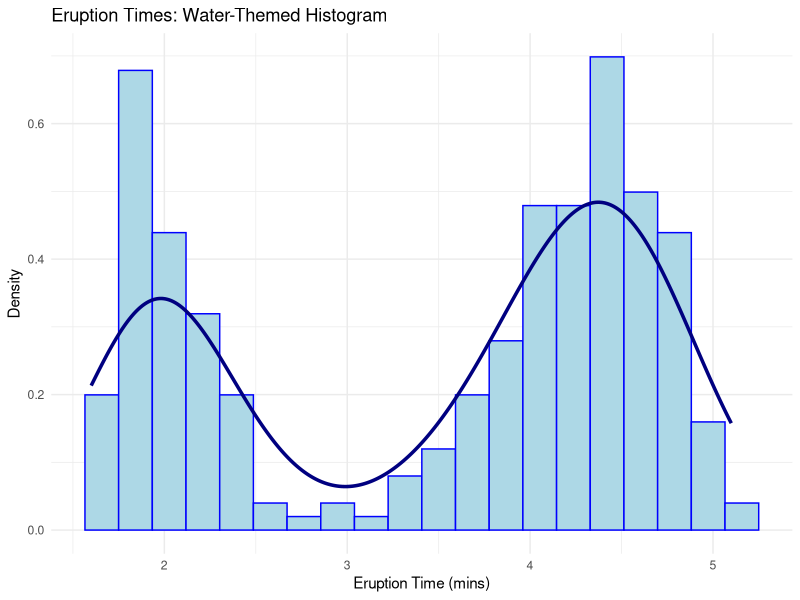
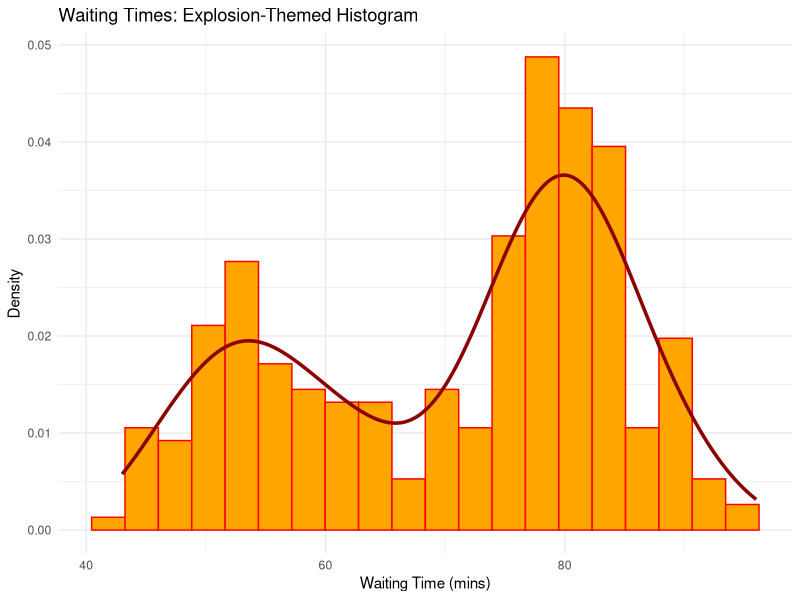
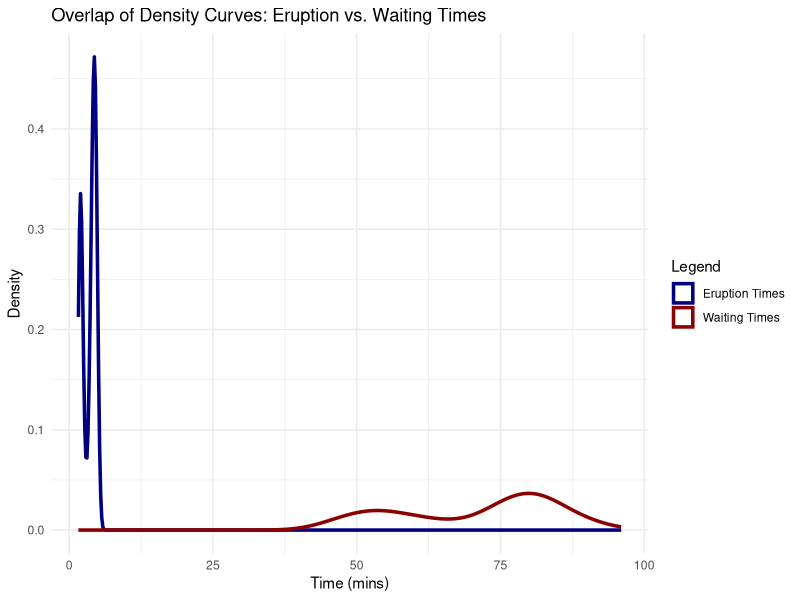
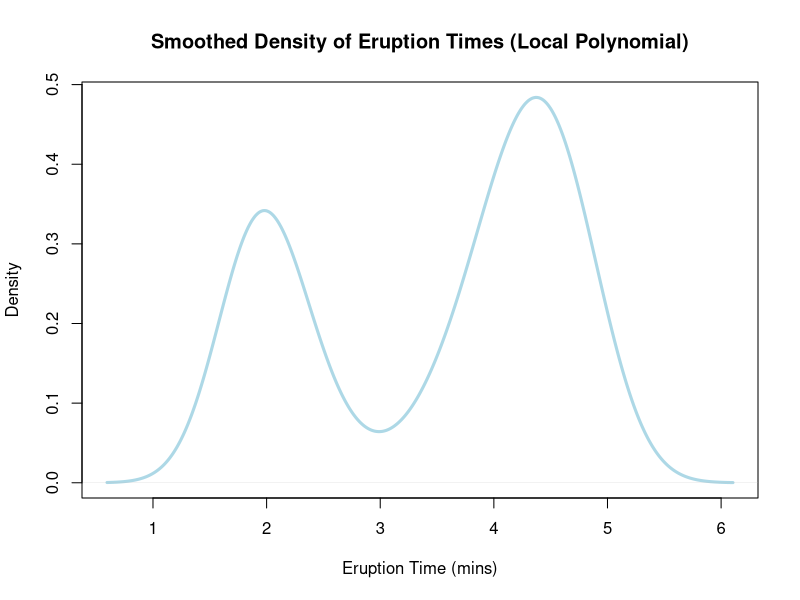
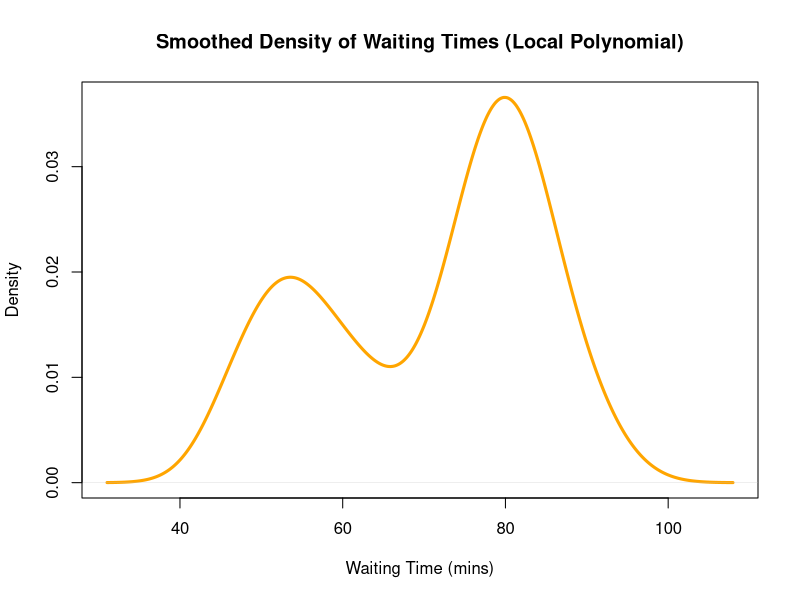
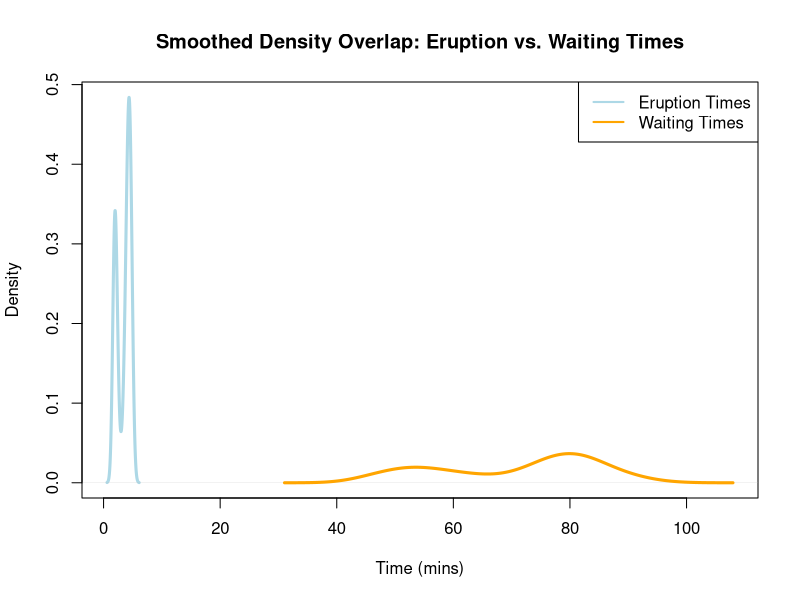

Here is the R script that generated these plots, in order:
# Load necessary libraries
library(ggplot2)
library(stats)
library(MASS)

# Load the Old Faithful dataset
data("faithful")

# Preview the data
head(faithful)

# Water-like appearance for eruption times
eruption_hist <- ggplot(faithful, aes(x = eruptions)) +
  geom_histogram(aes(y = ..density..), bins = 20, fill = "lightblue", color = "blue") +
  geom_density(color = "navy", linewidth = 1.2) +
  labs(title = "Eruption Times: Water-Themed Histogram",
       x = "Eruption Time (mins)", y = "Density") +
  theme_minimal()

print(eruption_hist)

# Explosion-like appearance for waiting times
waiting_hist <- ggplot(faithful, aes(x = waiting)) +
  geom_histogram(aes(y = ..density..), bins = 20, fill = "orange", color = "red") +
  geom_density(color = "darkred", linewidth = 1.2) +
  labs(title = "Waiting Times: Explosion-Themed Histogram",
       x = "Waiting Time (mins)", y = "Density") +
  theme_minimal()

print(waiting_hist)

# Combined density histogram for eruption and waiting times
combined_density <- ggplot() +
  geom_density(data = faithful, aes(x = eruptions, y = ..density.., color = "Eruption Times"), size = 1.2) +
  geom_density(data = faithful, aes(x = waiting, y = ..density.., color = "Waiting Times"), size = 1.2) +
  scale_color_manual(values = c("Eruption Times" = "navy", "Waiting Times" = "darkred")) +
  labs(title = "Overlap of Density Curves: Eruption vs. Waiting Times",
       x = "Time (mins)", y = "Density", color = "Legend") +
  theme_minimal()

print(combined_density)

# Smoothed density for eruption times
eruption_fit <- density(faithful$eruptions, bw = "nrd0", kernel = "gaussian")
plot(eruption_fit, main = "Smoothed Density of Eruption Times (Local Polynomial)",
     xlab = "Eruption Time (mins)", ylab = "Density", col = "lightblue", lwd = 3)

# Smoothed density for waiting times
waiting_fit <- density(faithful$waiting, bw = "nrd0", kernel = "gaussian")
plot(waiting_fit, main = "Smoothed Density of Waiting Times (Local Polynomial)",
     xlab = "Waiting Time (mins)", ylab = "Density", col = "orange", lwd = 3)

# Smoothed density with local polynomial regression
eruption_fit <- density(faithful$eruptions, bw = "nrd0", kernel = "gaussian")
waiting_fit <- density(faithful$waiting, bw = "nrd0", kernel = "gaussian")

# Plot the combined smoothed densities
plot(eruption_fit, main = "Smoothed Density Overlap: Eruption vs. Waiting Times",
     xlab = "Time (mins)", ylab = "Density", col = "lightblue", lwd = 3, xlim = range(c(eruption_fit$x, waiting_fit$x)))
lines(waiting_fit, col = "orange", lwd = 3)
legend("topright", legend = c("Eruption Times", "Waiting Times"),
       col = c("lightblue", "orange"), lwd = 2)

